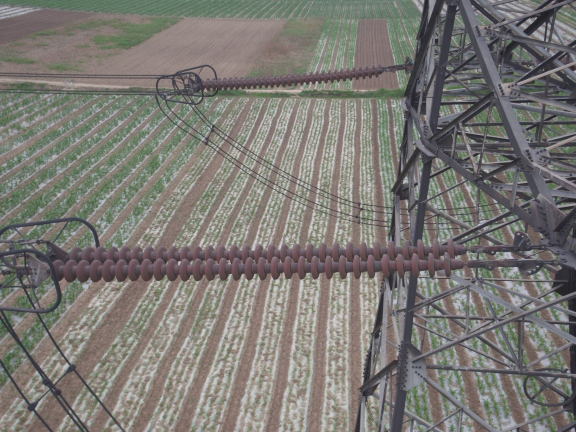
#> input picture FINet/sources/insulator1.jpg, 1152 x 864 px (shown at 1/2 size)
$ python synthetic_fog.py
#> lines starting #> are read from the running program, lines starting #| are printed output that depends on the picture
"""
直接运行程序可以测试合成雾气效果
Produced by: zhangzhengde@sjtu.edu.cn
"""
import os
import argparse
import math
import cv2
import time
from pathlib import Path
import numpy as np
import matplotlib.pyplot as plt


class SyntheticFog(object):
    def __init__(self):
        pass

    def __call__(self,speed_up, img_path , out_path):
#> called with speed_up = False, img_path = '../sources/insulator1.jpg', out_path = '../sources/fogged/'
        img_path = img_path
        # img_path = '../sources/IMG_6685.JPG'
        assert os.path.exists(img_path), f'error: img does not exists, {img_path}'
        img = cv2.imread(img_path)
#> img is the input picture: shape (864, 1152, 3); mean B, G, R 115.5, 120.4, 122.9
        print(img.shape)
#| (864, 1152, 3)
        img = img/255.0
        print(f'fogging...')
        t0 = time.time()
        br = 0.7
        th = 0.05
        fogged_img = self.fogging_img(
            img, brightness=br, thickness=th,
            high_efficiency = speed_up)
        print(f'fogging time: {(time.time()-t0)*1000:.4f}ms')
        rf = 1  # resize factor
        img = cv2.resize(img, (int(img.shape[1]*rf), int(img.shape[0]*rf)))
        fogged_img = cv2.resize(fogged_img, ((int(fogged_img.shape[1]*rf)), (int(fogged_img.shape[0]*rf))))
        fogged_img = np.array(fogged_img*255, dtype=np.uint8)
        # cv2.imshow('src', img)
        # cv2.imshow('fogged', fogged_img)
        # cv2.waitKey(0)
        cv2.imwrite(out_path+f'{Path(img_path).stem}_br{br}_th{th}.jpg', fogged_img)

    def fogging_img(self, img, brightness=0.7, thickness=0.05, high_efficiency = False):
        """
        fogging image
        :param img: src img
        :param brightness: brightness
        :param thickness: fog thickness, without fog when 0, max 0.1,
        :param high_efficiency: use matrix to improve fogging speed when high_efficiency is True, else use loops
                low efficiency: about 4000ms, high efficiency: about 80ms, tested in (864, 1152, 3) img
        :return: fogged image
        """
#> called with brightness = 0.7, thickness = 0.05, high_efficiency = False
        assert 0 <= brightness <= 1
        assert 0 <= thickness <= 0.1
        fogged_img = img.copy()
        h, w, c = fogged_img.shape
#> h = 864; w = 1152; c = 3
        if not high_efficiency:  # use default loop to fogging, low efficiency
            size = np.sqrt(np.max(fogged_img.shape[:2]))  # 雾化尺寸
#> size = 33.94
            center = (h // 2, w // 2)  # 雾化中心
#> center = (432, 576)
            # print(f'shape: {img.shape} center: {center} size: {size}')  # 33
            # d_list = []
            for j in range(h):
                for l in range(w):
                    d = -0.04 * math.sqrt((j - center[0]) ** 2 + (l - center[1]) ** 2) + size
                    # print(f'd {d}')
                    td = math.exp(-thickness * d)
                    # d_list.append(td)
                    fogged_img[j][l][:] = fogged_img[j][l][:] * td + brightness * (1 - td)
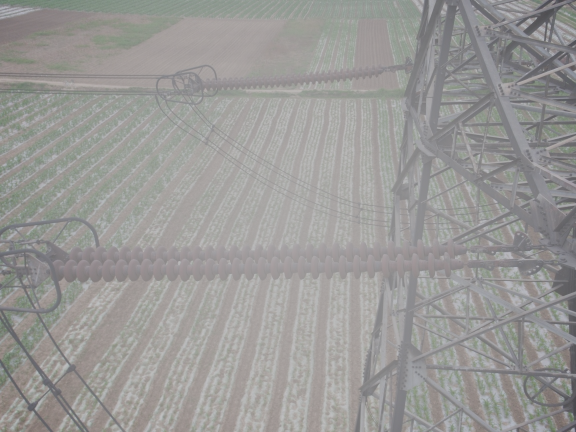
#> fogged_img: shape (864, 1152, 3) float64 (shown at 1/2 size); mean B, G, R 0.594, 0.601, 0.604
                # [4 lines of commented-out code are left out]
        else:  # use matrix  # TODO: 直接使用像素坐标，距离参数不适用于大分辨率图像，会变成鱼眼镜头的样子. done.
            use_pixel = True
            size = np.sqrt(np.max(fogged_img.shape[:2])) if use_pixel else 1  # 雾化尺寸
            h, w, c = fogged_img.shape
            hc, wc = h // 2, w // 2
            mask = self.get_mask(h=h, w=w, hc=hc, wc=wc, pixel=use_pixel)  # (h, w, 2)
            d = -0.04 * np.linalg.norm(mask, axis=2) + size

            td = np.exp(-thickness * d)

            for cc in range(c):
                fogged_img[..., cc] = fogged_img[..., cc] * td + brightness*(1-td)

            # a = np.linalg.norm(mask, axis=2)
            # print(f'size: {fogged_img.shape} a: {a} max: {np.max(fogged_img)} {np.min(fogged_img)}')

            fogged_img = np.clip(fogged_img, 0, 1)  # 解决黑白噪点的问题
            # print(f'mask: {mask[:, :, 1]} {mask.shape}')
            # print(f'd: {d} {d.shape}')

        return fogged_img

    def get_mask(self, h, w, hc, wc, pixel=True):
        mask = np.zeros((h, w, 2), dtype=np.float32)
        if pixel:
            mask[:, :, 0] = np.repeat(np.arange(h).reshape((h, 1)), w, axis=1) - hc
            mask[:, :, 1] = np.repeat(np.arange(w).reshape((1, w)), h, axis=0) - wc
        else:
            mask[:, :, 0] = np.repeat(np.linspace(0, 1, h).reshape(h, 1), w, axis=1) - 0.5
            mask[:, :, 1] = np.repeat(np.linspace(0, 1, w).reshape((1, w)), h, axis=0) - 0.5
        return mask


if __name__ == '__main__':
    parser = argparse.ArgumentParser(prog='synthetic_fog.py')
    parser.add_argument('--speed_up', type=bool, default= False, help='matrix optimization')
    parser.add_argument('--img', type=str, default= '../sources/insulator1.jpg', help='source img path')
    parser.add_argument('--out', type=str, default= '../sources/fogged/', help='output img path')
    opt = parser.parse_args()
    print(opt)
    synf = SyntheticFog()
    synf(opt.speed_up,opt.img,opt.out)
